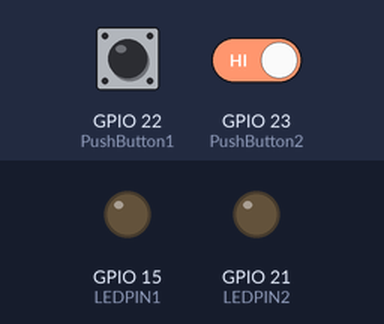
Bench run of a sketch on a simulated ESP32. Parts: output pins drawn as LEDs (lit = HIGH). The inputs (shaded band) are chosen by the test bench; at power-on: GPIO 22 (PushButton1) HIGH, GPIO 23 (PushButton2) HIGH. What the sketch prints to the serial monitor is not drawn.

Above: at 1.2 s.
1.3 s: GPIO 22 (PushButton1) pulled LOW for 1 s
4.3 s: GPIO 22 (PushButton1) driven LOW and GPIO 23 (PushButton2) driven LOW
7.3 s: GPIO 22 (PushButton1) driven HIGH
8.8 s: GPIO 22 (PushButton1) driven LOW
11.8 s: GPIO 23 (PushButton2) driven HIGH
Timing chart, 0 to 15.8 s (numbered marks = the images above; inputs shaded):
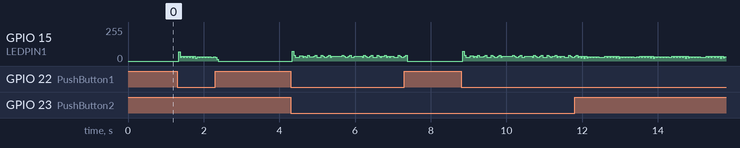

The sketch:

esp32_custom_pulse.ino
```cpp
const int LEDPIN1 = 15; //led 1 as output
const int LEDPIN2 = 21; // led 2 as output
const int PushButton1 = 22; //pushbutton 1
const int PushButton2 = 23; // pushbutton 2

const int b=100; // intialize *b* value from calculation
const int d=4000; // intialize *d* value from calculation

void setup() // This Setup function is used to initialize everything
{
Serial.begin(9600);        // baud rate 9600
pinMode(LEDPIN1, OUTPUT);  // This statement will declare pin 15 as digital output
pinMode(LEDPIN2, OUTPUT);  // This statement will declare pin 21 as digital output
pinMode(PushButton1, INPUT); // This statement will declare pin 22 as digital input
pinMode(PushButton2, INPUT); // This statement will declare pin 23 as digital output
}

void loop()
{
  if(digitalRead(PushButton1)==LOW) // when button 1 not pressed pulse on
  {
    if(digitalRead(PushButton2)==LOW) // when button 2 not pressed (NORMAL MODE)
    {
     int a=1000;                    //intialize *a* from calculation
     Serial.println("NORMAL MODE"); // serial print normal mode
     digitalWrite(LEDPIN2, HIGH);   // signal b (led 2 HIGH)
     delayMicroseconds(50);
     digitalWrite(LEDPIN2, LOW);   // signal b (led 2 LOW)
     for(int i = 1; i<=6; i++)     // loop until 6 pulse
     {
      digitalWrite(LEDPIN1, HIGH); //high pulse for a
      delayMicroseconds(a);
      digitalWrite(LEDPIN1, LOW); //low pulse for a
      delayMicroseconds(b);       // delayMicroseconds for b
      Serial.println(a);          //print a value
      a=a+50;                     // increment a by 50 before exit loop
     }
    digitalWrite(LEDPIN1, LOW); //delayMicroseconds of d
    delayMicroseconds(d);
    digitalWrite(LEDPIN2, HIGH); // signal b (led 2 high)
    delayMicroseconds(50);
    digitalWrite(LEDPIN2, LOW);  //signal b (led 2 low)
    }
    else
    {
     Serial.println("Mode 1");
     int a=1000;
     digitalWrite(LEDPIN2, HIGH);
     delayMicroseconds(50);
     digitalWrite(LEDPIN2, LOW);
     for(int i = 1; i<=3; i++)
     {
     digitalWrite(LEDPIN1, HIGH);
     delayMicroseconds(a);
     digitalWrite(LEDPIN1, LOW);
     delayMicroseconds(b);
     Serial.println(a);
     a=a+50;
     }
     digitalWrite(LEDPIN1, LOW); //delayMicroseconds of d
     delayMicroseconds(2000);
     digitalWrite(LEDPIN2, HIGH); // signal b
     delayMicroseconds(50);
     digitalWrite(LEDPIN2, LOW);
    }
   }
   else // if button 1 pressed off all pulse
   {
   digitalWrite(LEDPIN1,LOW);
   digitalWrite(LEDPIN2,LOW);
   }

}
```
